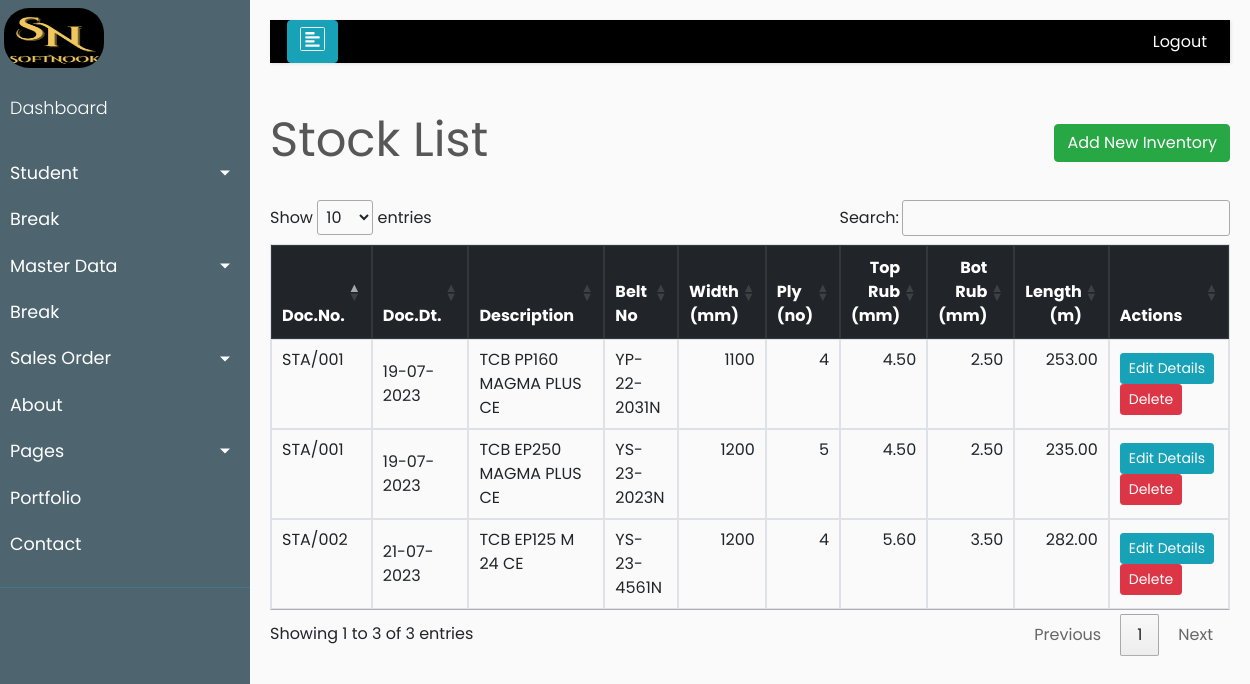
/product/stock/, run on an earlier commit of the app's database.
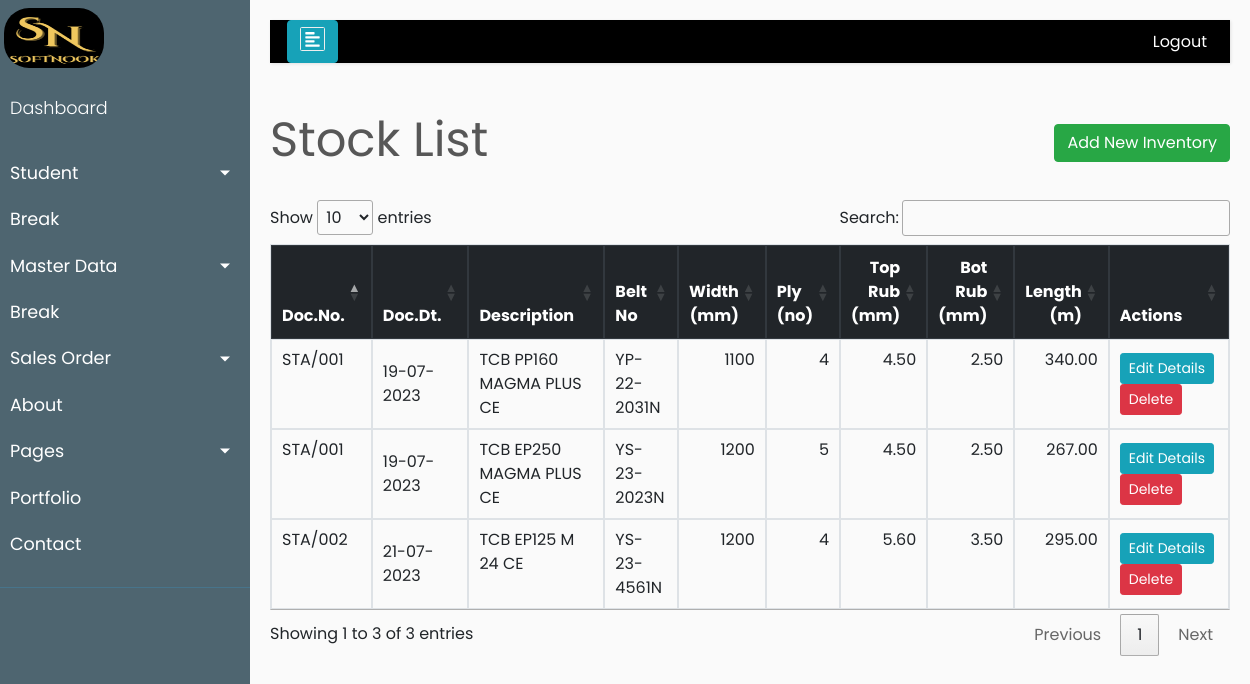
And on a later commit of the database.
### product/models.py (models this page shows, shortened)
class Stock(models.Model):
    id              = models.AutoField(primary_key=True)
    doc_no          = models.CharField(verbose_name='Doc.No.', max_length=20, null=True, blank=True)
    doc_dt          = models.DateField(verbose_name='Doc.Date', null=True, blank=True)
    belt_no         = models.CharField(verbose_name='Belt No', max_length=20, unique=True, null=True, blank=True)
    name            = models.CharField(verbose_name='Item Code', max_length=10, null=True, blank=True)
    prod_des        = models.ForeignKey(Product, on_delete = models.CASCADE, related_name='proddesc')
    item_text       = models.CharField(verbose_name='Item Description', max_length=100, null=True, blank=True)
    width           = models.IntegerField(verbose_name='Width(mm)',validators=[MinValueValidator(500), MaxValueValidator(1800)],null=True, blank=True)
    ply             = models.IntegerField(verbose_name='Ply(no)',validators=[MinValueValidator(2), MaxValueValidator(8)],null=True, blank=True)
    tr              = models.DecimalField(verbose_name='Top Rubber(mm)',validators=[MinValueValidator(1.5), MaxValueValidator(20.00)],max_digits=5, decimal_places=2,null=True,blank=True)
    br              = models.DecimalField(verbose_name='Bot Rubber(mm)',validators=[MinValueValidator(1.5), MaxValueValidator(20.00)],max_digits=5, decimal_places=2,null=True,blank=True)
    quantity        = models.DecimalField(verbose_name='Quantity(m)',validators=[MinValueValidator(10), MaxValueValidator(450.00)],max_digits=6, decimal_places=2,null=True,blank=True)
    is_deleted      = models.BooleanField(default=False)
    created_date    = models.DateTimeField(auto_now_add=True)
    modified_date   = models.DateTimeField(auto_now=True)
    fk_email 	    = models.ForeignKey(Account,verbose_name="email key", on_delete=models.CASCADE, null=True, blank=True)

class Product(models.Model):
    prod_code = models.CharField(verbose_name='Prod-Code', max_length=10, unique=True, null=True, blank=True)
    PROD_CHOICES    = (
 		 (None, 'Select'),
         ('01', 'SCB'),
         ('02', 'TCB'),
         ('03', 'S-PIPE'),
         ('04', 'T-PIPE'),
	)
    prod_tag        = models.CharField(verbose_name='Prod-Catg', max_length=7,
	                                  choices=PROD_CHOICES, null=True, blank=True)
    FAB_CHOICES     = (
 		 (None, 'Select'),
         ('01', 'NN'),
         ('02', 'EP'),
         ('03', 'PP'),
	)
    fab_type        = models.CharField(verbose_name='Fab-type', max_length=5,
	                                  choices=FAB_CHOICES, null=True, blank=True)
    FAB_DSG  = (
         (None, 'Select'),
         ('01', '90'),
         ('02', '100'),
         ('03', '125'),
         ('04', '160'),
         ('05', '200'),
         ('06', '250'),
         ('07', '315'),
         ('08', '350'),
         ('09', '400'),
         ('10', '450'),
         ('11', '500'),
    )
    fab_str         = models.CharField(verbose_name='Fab-Style', max_length=3,
	                                  choices=FAB_DSG, null=True, blank=True)
    grade           = models.ForeignKey("Grade", verbose_name="Grade", on_delete=models.CASCADE, null=True, blank=True)
    EDGE_CHOICES = (
 		 (None, 'Select'),
         ('01', 'CE'),
         ('02', 'ME'),
	)
    edge            = models.CharField(verbose_name='Edge', max_length=5,choices=EDGE_CHOICES, null=True, blank=True)
    ST_CHOICES = (
            (None, 'Select'),
            ('ST 1000','ST 1000'),
            ('ST 1250','ST 1250'),
            ('ST 1400','ST 1400'),
            ('ST 1600','ST 1600'),
            ('ST 1800','ST 1800'),
            ('ST 2000','ST 2000'),
            ('ST 2500','ST 2500'),
            ('ST 2800','ST 2800'),
            ('ST 3150','ST 3150'),
            ('ST 3500','ST 3500'),
            ('ST 4000','ST 4000'),
            ('ST 4500','ST 4500'),
            ('ST 5000','ST 5000'),
            ('ST 5400','ST 5400'),
            ('ST 6300','ST 6300'),
            ('ST 6800','ST 6800'),
            ('ST 7500','ST 7500'),
            ('ST 2250','ST 2250'),
	)
    st_rating       = models.CharField(verbose_name='Strength', max_length=7,choices=ST_CHOICES, null=True, blank=True)
    STCON_CHOICES   = (
 		 (None, 'Select'),
         ('01', '7x7'),
         ('02', '7x19'),
	)
    cord_const      = models.CharField(verbose_name='Cord Const.', max_length=15,choices=STCON_CHOICES, null=True, blank=True)
    prod_des        = models.CharField(verbose_name='Item Description', max_length=250, null=True, blank=True)
    created_date    = models.DateTimeField(auto_now_add=True)
    modified_date   = models.DateTimeField(auto_now=True)
    email 	        = models.ForeignKey(Account,verbose_name="email key", on_delete=models.CASCADE, null=True, blank=True)
    def __str__(self):
        return f'{self.prod_des}'

### product/views.py (the view)
# urls.py: path('stock/', StockListView.as_view(), name='stock-list'),
class StockListView(ListView):
    model = Stock
    template_name = "product/stock_list.html"
    queryset = Stock.objects.filter(is_deleted=False)

### product/templates/product/stock_list.html (shortened to what this page needs)
{% extends 'base.html' %}
{% load static %}
{% block content %}
    <div class="row" style="color: #575757; font-style: bold; font-size: 3rem;">
        <div class="col-md-8">Stock List</div>
        <div class="col-md-4">
            <div style="float:right;"> <a class="btn btn-success" href="{% url 'product:stock-create' %}">Add New Inventory</a> </div>
        </div>
    </div>
    <br>
    <table id="stock" class="table table-css table-hover table-bordered ">
        <thead class="thead-dark align-middle">
            <tr>
                <th width="7%">Doc.No.</th>
                <th width="10%">Doc.Dt.</th>
                <th width="17%">Description</th>
				<th width="10%">Belt No</th>
				<th width="7%" class="text-right">Width<br>(mm)</th>
				<th width="6%">Ply<br>(no)</th>
				<th width="9%" class="text-right">Top Rub<br>(mm)</th>
				<th width="9%" class="text-right">Bot Rub<br>(mm)</th>
				<th width="9%" class="text-right">Length<br>(m)</th>
                <th width="16%">Actions</th>
			</tr>
        </thead>
{% if object_list %}
        <tbody>
            {% for item in object_list %}
            <tr>
				<td class="align-left"> {{ item.doc_no }} </td>
                <td class="align-middle"> {{ item.doc_dt|date:"d-m-Y" }} </td>
				<td class="align-left"> {{ item.prod_des }} </td>
				<td class="align-left"> {{ item.belt_no }} </td>
				<td class="text-right"> {{ item.width }} </td>
				<td class="text-right"> {{ item.ply }} </td>
				<td class="text-right"> {{ item.tr }} </td>
				<td class="text-right"> {{ item.br }} </td>
				<td class="text-right"> {{ item.quantity }} </td>
				<td class="align-middle">
                    <div class="align-middle">
						<a href="{% url 'product:edit-stock' stock_id=item.id %}" class="btn btn-info btn-sm">Edit Details</a>
						<a href="{% url 'product:stock-delete' stock_id=item.id %}" class="btn btn-danger btn-sm">Delete</a>
					</div>
                </td>
            </tr>
            {% endfor %}
        </tbody>
    </table>
{% else %}
        <tbody></tbody>
    </table>
    <br><br><br><br><br><br><br><br>
    <div style="color: #575757; font-style: bold; font-size: 1.5rem; text-align: center;">The records are empty. Please try adding some.</div>
{% endif %}
{% endblock content %}

### templates/base.html (shortened to what this page needs)
{% load static %}
<!DOCTYPE html>
<html>
<head>
    <link rel="stylesheet" href="https://stackpath.bootstrapcdn.com/bootstrap/4.1.0/css/bootstrap.min.css">
</head>
<body>
    <div class="wrapper">
        <nav id="sidebar">
            <div class="sidebar-header">
			 <img  class="img-bar" src="{% static 'image/softnook3.png' %}" alt="Soft Logo"  style="float:left;margin-top:8px;margin-left:4px;">
            </div>
			<br>
            <ul class="list-unstyled components">
                <p><a href="{% url 'dashboard'%}">Dashboard</a></p>
				<li>
                    <a href="#homeSubmenu" data-toggle="collapse" aria-expanded="false" class="dropdown-toggle">Student</a>
                </li>
				<li>
                    <a href="#">Break</a>
                </li>
				<li>
                    <a href="#prodSubmenu" data-toggle="collapse" aria-expanded="false" class="dropdown-toggle">Master Data</a>
				</li>
				<li>
                    <a href="#">Break</a>
                </li>
				<li>
					<a href="#orderSubmenu" data-toggle="collapse" aria-expanded="false" class="dropdown-toggle">Sales Order</a>
                </li>
                <li>
                    <a href="#">About</a>
                </li>
                <li>
                    <a href="#pageSubmenu" data-toggle="collapse" aria-expanded="false" class="dropdown-toggle">Pages</a>
                </li>
                <li>
                    <a href="#">Portfolio</a>
                </li>
                <li>
                    <a href="#">Contact</a>
                </li>
            </ul>
            <ul class="list-unstyled CTAs">
        </nav>
        <div id="content">
            <nav class="navbar navbar-expand-lg navbar-light bg-light">
                <div class="container-fluid">
                    <button type="button" id="sidebarCollapse" class="btn btn-info" style="margin-left:2px;" >
                        <i class='fas fa-align-left fa-border fa-1x' style='width:25px;'></i>
                    </button>
                    <div class="collapse navbar-collapse" id="navbarSupportedContent">
						<ul class="nav navbar-nav ml-auto">
                            <li class="nav-item active">
								<a href="{% url 'logout' %}" class="nav-link" style="color:white;">Logout</a>
                            </li>
                        </ul>
                    </div>
                </div>
            </nav>
			{% block error_messages %}
			<div class="row">
                <div class="col-md-12">
				</div>
			</div>
			{% endblock error_messages %}
			{% block content %}
			{% endblock content %}
    </div>
	<link rel="stylesheet" href="https://cdn.datatables.net/1.13.4/css/jquery.dataTables.min.css">
	<link rel="stylesheet" type="text/css" href="//cdn.datatables.net/1.11.5/css/jquery.dataTables.css">
</body>
</html>

### templates/base.html (style rules this page uses)
body { font-family: 'Poppins', sans-serif; background: #fafafa; }
p { font-family: 'Poppins', sans-serif; font-size: 1.1em; font-weight: 300; line-height: 1.7em; color: #999; }
a, a:hover, a:focus { color: inherit; text-decoration: none; transition: all 0.3s; }
.navbar { padding: 0px 0px; border: none; border-radius: 0; margin-bottom: 40px; box-shadow: 1px 1px 3px rgba(0, 0, 0, 0.1); }
.wrapper { display: flex; width: 100%; align-items: stretch; }
#sidebar { min-width: 250px; max-width: 250px; background: #4e6570; color: #fff; transition: all 0.3s; }
#sidebar .sidebar-header { padding: 20px; background: #4e6570; }
#sidebar ul.components { padding: 20px 0; border-bottom: 1px solid #47748b; }
#sidebar ul p { color: #fff; padding: 10px; }
#sidebar ul li a { padding: 10px; font-size: 1.1em; display: block; }
a[data-toggle="collapse"] { position: relative; }
.dropdown-toggle::after { display: block; position: absolute; top: 50%; right: 20px; transform: translateY(-50%); }
ul.CTAs { padding: 20px; }
#content { width: 100%; padding: 20px; min-height: 100vh; transition: all 0.3s; }
.container-fluid { background-color: black; }
.img-bar { position: fixed; top: 0; left: 0; width: 8%; height: 60px; border-radius: 25px; background-blend-mode: luminosity; }

What changed in the data, as far as the page shows it:
changed Stock "YP-22-2031N": quantity "253.00" → "340.00"
changed Stock "YS-23-2023N": quantity "235.00" → "267.00"
changed Stock "STA/002": quantity "282.00" → "295.00"
